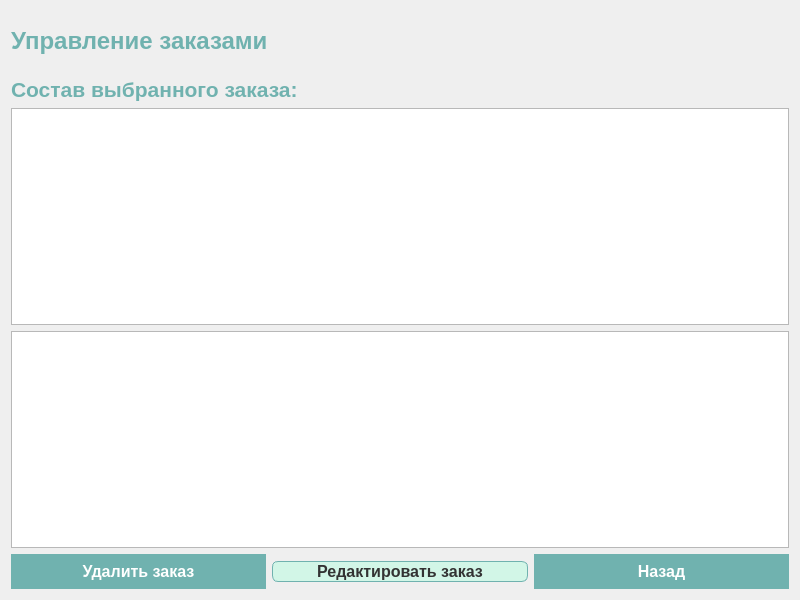
<?xml version="1.0" encoding="UTF-8"?>
<ui version="4.0">
 <class>OrdersDialog</class>
 <widget class="QWidget" name="OrdersDialog">
  <property name="geometry">
   <rect>
    <x>0</x>
    <y>0</y>
    <width>800</width>
    <height>600</height>
   </rect>
  </property>
  <property name="minimumSize">
   <size>
    <width>800</width>
    <height>600</height>
   </size>
  </property>
  <property name="windowIcon">
   <iconset>
    <normaloff>images/Чудо Обувь.png</normaloff>images/Чудо Обувь.png</iconset>
  </property>
  <layout class="QVBoxLayout" name="verticalLayout">
   <item>
    <layout class="QHBoxLayout" name="horizontalLayout_3">
     <item>
      <widget class="QLabel" name="titleLabel">
       <property name="styleSheet">
        <string notr="true">QLabel#titleLabel {
font-family: 'Calibri';
font-size: 18pt;
font-weight: bold;
color: #70B2AF;
}
</string>
       </property>
       <property name="text">
        <string>Управление заказами</string>
       </property>
      </widget>
     </item>
     <item>
      <spacer name="horizontalSpacer">
       <property name="orientation">
        <enum>Qt::Horizontal</enum>
       </property>
       <property name="sizeHint" stdset="0">
        <size>
         <width>188</width>
         <height>20</height>
        </size>
       </property>
      </spacer>
     </item>
     <item>
      <widget class="QLabel" name="label">
       <property name="minimumSize">
        <size>
         <width>60</width>
         <height>60</height>
        </size>
       </property>
       <property name="maximumSize">
        <size>
         <width>60</width>
         <height>60</height>
        </size>
       </property>
       <property name="text">
        <string/>
       </property>
       <property name="pixmap">
        <pixmap>images/Чудо Обувь.png</pixmap>
       </property>
       <property name="scaledContents">
        <bool>true</bool>
       </property>
      </widget>
     </item>
    </layout>
   </item>
   <item>
    <widget class="QLabel" name="detailsLabel">
     <property name="styleSheet">
      <string notr="true">QLabel#detailsLabel {
font-family: 'Calibri';
font-size: 16pt;
font-weight: bold;
color: #70B2AF;
}
</string>
     </property>
     <property name="text">
      <string>Состав выбранного заказа:</string>
     </property>
    </widget>
   </item>
   <item>
    <widget class="QTableWidget" name="ordersTable">
     <property name="editTriggers">
      <set>QAbstractItemView::NoEditTriggers</set>
     </property>
     <attribute name="verticalHeaderStretchLastSection">
      <bool>true</bool>
     </attribute>
    </widget>
   </item>
   <item>
    <widget class="QTableWidget" name="orderDetailsTable"/>
   </item>
   <item>
    <layout class="QHBoxLayout" name="horizontalLayout">
     <item>
      <widget class="QPushButton" name="deleteOrderButton">
       <property name="styleSheet">
        <string notr="true">QPushButton {
background-color: #70B2AF;
color: #FFFFFF;
border: none;
padding: 8px 16px;
font-family: 'Calibri';
font-size: 12pt;
font-weight: bold;
}

QPushButton:hover  {
background-color: #5A9B98;
}

QPushButton:hover {
background-color: #4A8582;
}
</string>
       </property>
       <property name="text">
        <string>Удалить заказ</string>
       </property>
      </widget>
     </item>
     <item>
      <widget class="QPushButton" name="editOrderButton">
       <property name="styleSheet">
        <string notr="true">QPushButton {
background-color: #D2F6E7;
color: #333333;
border: 1px solid #70B2AF;
border-radius: 6px;
font-family: 'Calibri';
font-size: 12pt;
font-weight: bold;
}

QPushButton#guestButton:hover {
background-color: #BBEBD7;
}</string>
       </property>
       <property name="text">
        <string>Редактировать заказ</string>
       </property>
      </widget>
     </item>
     <item>
      <widget class="QPushButton" name="backButton">
       <property name="styleSheet">
        <string notr="true">QPushButton {
background-color: #70B2AF;
color: #FFFFFF;
border: none;
padding: 8px 16px;
font-family: 'Calibri';
font-size: 12pt;
font-weight: bold;
}

QPushButton:hover  {
background-color: #5A9B98;
}

QPushButton:hover {
background-color: #4A8582;
}
</string>
       </property>
       <property name="text">
        <string>Назад</string>
       </property>
      </widget>
     </item>
    </layout>
   </item>
  </layout>
 </widget>
 <resources/>
 <connections/>
</ui>
